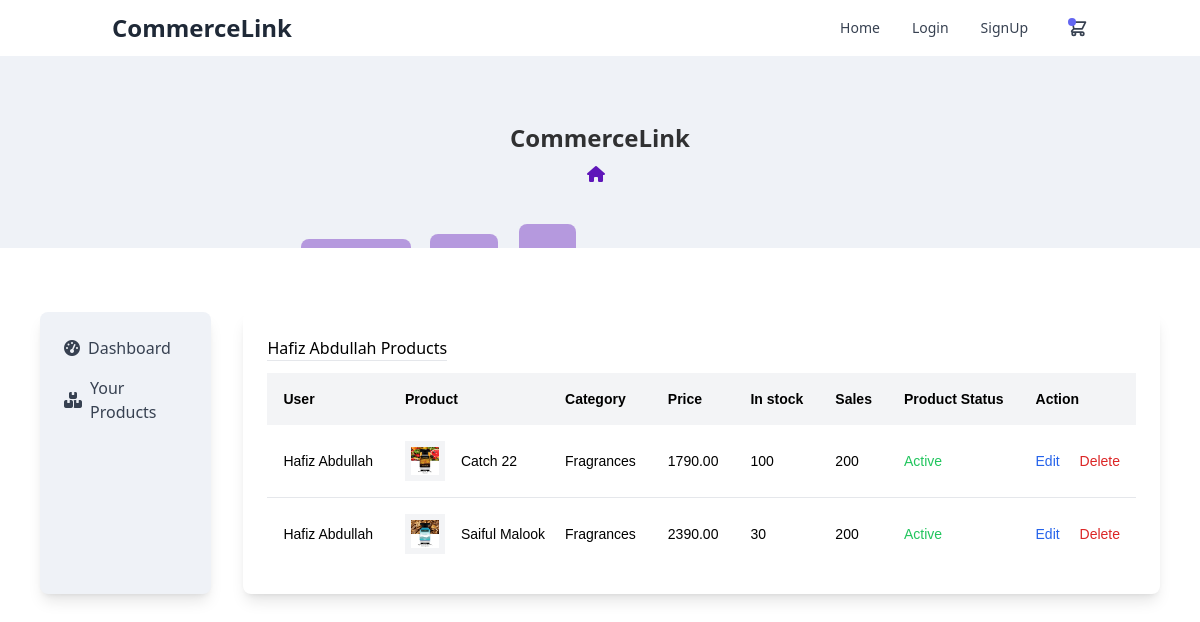
The page /products_by_user/23/ on the database its author committed.
### user_accounts/models.py (models this page shows, shortened)
class CustomUser(AbstractUser):
    username                = None
    name                    = models.CharField(max_length=255)
    email                   = models.EmailField(max_length=255, unique=True)
    is_verified             = models.BooleanField(default=False, blank=True)
    email_token             = models.CharField(max_length=200)
    is_banned               = models.BooleanField(default=False, blank=True)
    ROLE_CHOICES = [
        ('admin', 'Admin'),
        ('seller', 'Seller'),
        ('buyer', 'Buyer')
    ]
    role                    = models.CharField(max_length=10, default='buyer')
    USERNAME_FIELD = 'email'
    REQUIRED_FIELDS = ['name']
    objects = MyAccountManager()

### products/models.py (models this page shows, shortened)
class Product(models.Model):
    author                  = models.ForeignKey(CustomUser, null=True, on_delete=models.CASCADE)
    category                = models.ForeignKey(Categorie, on_delete=models.CASCADE)
    title                   = models.CharField(max_length=100)
    description             = models.TextField()
    image                   = models.ImageField(upload_to='products/')
    brand                   = models.CharField(max_length=20)
    color                   = models.CharField(max_length=200)
    price                   = models.DecimalField(default=0, max_digits=7, decimal_places=2)
    countInStock            = models.IntegerField(default=0)
    created_at              = models.DateTimeField(auto_now_add=True)
    is_active               = models.BooleanField(default=True)

class Categorie(models.Model):
    name                    = models.CharField(max_length=50)
    image                   = models.ImageField(upload_to='category/')
    author                  = models.ForeignKey(CustomUser, null=True, on_delete=models.SET_NULL)
    color                   = models.CharField(max_length=50, default='white')
    created_at              = models.DateTimeField(auto_now_add=True)

### products/views.py (the view)
# urls.py: path("products_by_user/<int:user_id>/", products_by_user, name="products_by_user"),
def products_by_user(request, user_id):
    user = None
    try:
        user = CustomUser.objects.get(id=user_id)
    except CustomUser.DoesNotExist:
        messages.error(request, "User not found")
        print("Error while get user in products by user")
    print("check user", user.id == request.user.id)
    products = Product.objects.filter(author = user)
    context = {'products': products, "user": user}
    return render(request, "products/products_by_user.html", context)

### products/templates/products/products_by_user.html (shortened to what this page needs)
{% extends 'main_base.html' %}
{% block maincontent %}
<div class="w-full">
    <div class="flex justify-between mb-3">
        <h1 class="border-b"><span class="capitalize">{{user.name}}</span> Products</h1>
    </div>
    <div class="font-sans overflow-x-auto">
        {% if products %}
        <div class="overflow-x-auto font-[sans-serif]">
            <table class="min-w-full bg-white">
                <thead class="bg-gray-100 whitespace-nowrap">
                    <tr>
                        <th class="p-4 text-left text-sm font-semibold text-black">
                            User
                        </th>
                        <th class="p-4 text-left text-sm font-semibold text-black">
                            Product
                        </th>
                        <th class="p-4 text-left text-sm font-semibold text-black">
                            Category
                        </th>
                        <th class="p-4 text-left text-sm font-semibold text-black">
                            Price
                        </th>
                        <th class="p-4 text-left text-sm font-semibold text-black">
                            In stock
                        </th>
                        <th class="p-4 text-left text-sm font-semibold text-black">
                            Sales
                        </th>
                        <th class="p-4 text-left text-sm font-semibold text-black">
                            Product Status
                        </th>
                        <th class="p-4 text-left text-sm font-semibold text-black">
                            Action
                        </th>
                    </tr>
                </thead>
                <tbody class="whitespace-nowrap divide-y divide-gray-200">
                    {% for product in products %}
                    <tr>
                        <td class="p-4 text-sm">
                            {{product.author.name}}
                        </td>
                        <td class="p-4 text-sm">
                            <div class="flex items-center cursor-pointer">
                                <img src='{{product.image.url}}' class="w-10 h-10 p-1.5 shrink-0 bg-gray-100" />
                                <div class="mx-4">
                                    <p class="text-sm text-black">{{product.title}}</p>
                                </div>
                            </div>
                        </td>
                        <td class="p-4 text-sm">
                            {{product.category.name}}
                        </td>
                        <td class="p-4 text-sm">
                            {{product.price}}
                        </td>
                        <td class="p-4 text-sm">
                            {{product.countInStock}}
                        </td>
                        <td class="p-4 text-sm">
                            200
                        </td>
                        <td class="p-4 text-sm">
                            {% if product.is_active %}
                            <span class="text-green-500">Active</span>
                            {% else %}
                            <span class="text-red-500">Non Active</span>
                            {% endif %}
                        </td>
                        <td class="px-4 py-4 text-sm text-gray-800">
                            <a href="{% url 'update_product' product_id=product.id %}">
                                <button class="text-blue-600 mr-4">Edit</button>
                            </a>
                            <button class="text-red-600 delete-product-btn" data-id="{{product.id}}">Delete</button>
                        </td>
                    </tr>
                    {% endfor %}
                </tbody>
            </table>
        </div>
        {% else %}
        <p>No product found.</p>
        {% endif %}
    </div>
</div>
{% endblock %}

### rows shown on the page
CustomUser: name "Hafiz Abdullah"
Product: author.name "Hafiz Abdullah", image (picture), title "Catch 22", category.name "Fragrances", price "1790.00", countInStock "100", is_active "Active"
Product: author.name "Hafiz Abdullah", image (picture), title "Saiful Malook", category.name "Fragrances", price "2390.00", countInStock "30", is_active "Active"
